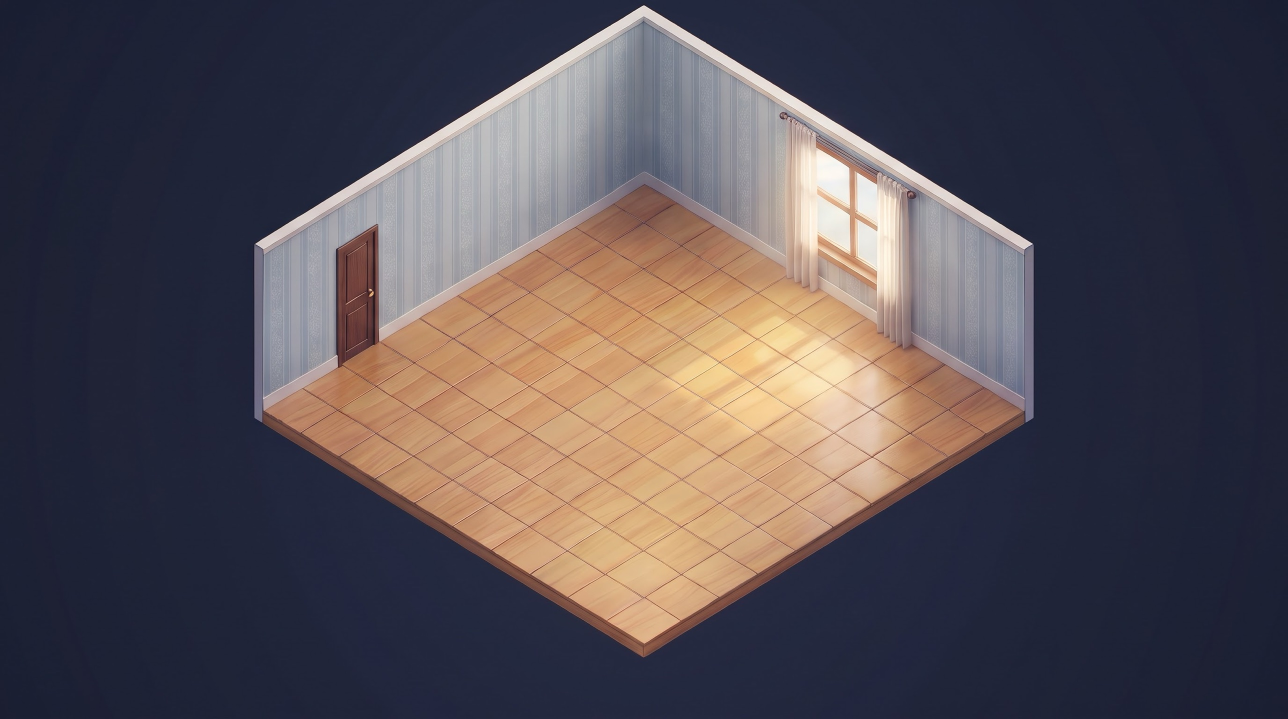
#> input picture ferramentas/arte-original/sala.jpg, 2576 x 1438 px, found by its file name (shown at 1/2 size)
$ python montar.py arte-original/sala.jpg arte-original/sala.jpg arte-original/sala.jpg
#> lines starting #> are read from the running program, lines starting #| are printed output that depends on the picture; after the words box and inside, x2 and y2 are one past the last pixel; in counts of white or black regions, pixels touching at a corner belong together
### ferramentas/recorte.py
# Remove o fundo magenta (mantendo a sombra como preto translúcido) e separa os objetos.
import sys, numpy as np, cv2
from PIL import Image

def remover_magenta(path):
    rgb = np.asarray(Image.open(path).convert('RGB')).astype(np.float32)
    r, g, b = rgb[..., 0], rgb[..., 1], rgb[..., 2]
    # "Magentice": quanto R e B superam G de forma parecida.
    m = np.minimum(r, b) - g
    eq = np.abs(r - b)
    fundo = (m > 150) & (eq < 60)
    sombra = (m > 40) & (eq < 70) & ~fundo & (g < 90)
    alpha = np.ones(r.shape, np.float32)
    alpha[fundo] = 0
    # Sombra sobre magenta: magenta escurecido vira preto translúcido.
    brilho = np.maximum(r, b) / 255.0
    alpha[sombra] = np.clip(1 - brilho[sombra], 0, 0.6)
    out = rgb.copy()
    out[sombra] = 0
    # Borda: tira o "vazamento" de magenta nos pixels de contorno.
    obj = (~fundo & ~sombra).astype(np.uint8)
    borda = obj - cv2.erode(obj, np.ones((5, 5), np.uint8))
    bb = borda.astype(bool)
    lim = np.minimum(out[..., 0], out[..., 2])
    excesso = np.clip(lim - out[..., 1] - 30, 0, None)
    for c in (0, 2):
        out[..., c][bb] -= excesso[bb] * 0.8
    alpha[bb] *= 0.92
    return np.dstack([np.clip(out, 0, 255), alpha * 255]).astype(np.uint8)

# [6 lines left out: function componentes, not called in this run]

# [6 lines that do not run on import are left out]

### ferramentas/montar.py
# Gera docs/arte/*: fundo da sala, sprites dos móveis e atlas do personagem, mais docs/arte.js com as medidas.
import json, sys, numpy as np, cv2
from PIL import Image
sys.path.insert(0, sys.argv[3])
from recorte import remover_magenta, componentes

ENTRADA, SAIDA = sys.argv[1], sys.argv[2]  # ex.: ferramentas/arte-original docs/arte
K = 0.75                 # escala da sala (imagem original -> mundo do jogo)
CORTE = (505, 0, 2075, 1310)
# Cantos do piso medidos na imagem original da sala.
CANTOS = {'B': (1290, 370), 'R': (2050, 822), 'F': (1290, 1287), 'L': (528, 822)}
TILE_DY = (822 - 370) / 10 * K  # altura de meio ladrilho no mundo (~33.9)
TILE_DX = (2050 - 1290) / 10 * K  # (~57)
DENS = 1.6               # pixels do sprite por pixel do mundo (nitidez em telas retina)

meta = {}

# ---------- Sala ----------
sala = Image.open(f'{ENTRADA}/sala.jpg').convert('RGB').crop(CORTE)
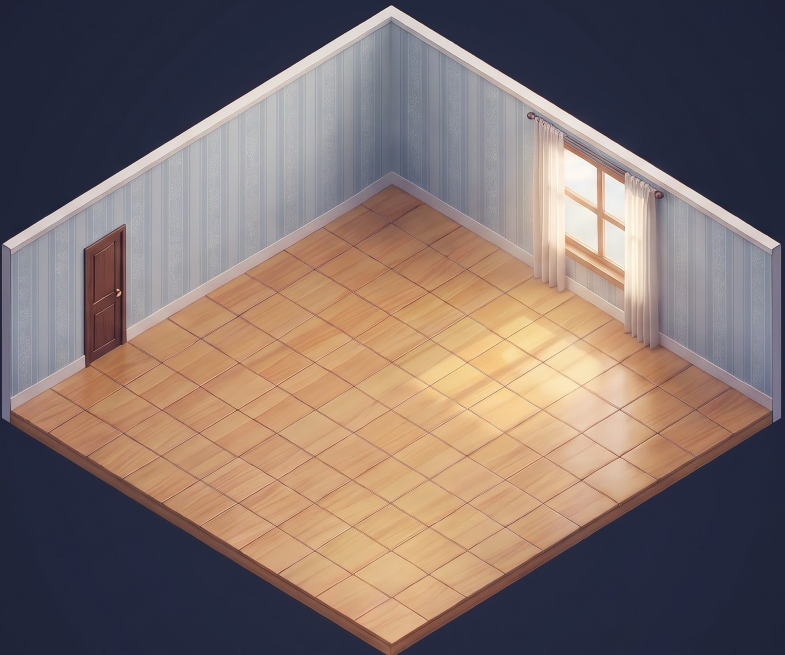
#> sala: PIL image 1570x1310 RGB (shown at 1/2 size); mean R, G, B 127.6, 111.4, 106.7
sala = sala.resize((round(sala.width * K), round(sala.height * K)), Image.LANCZOS)
#> sala: PIL image 1178x982 RGB
# Deixa o fundo em volta da sala numa cor lisa, para emendar com o fundo do jogo.
FUNDO = np.array([0x1f, 0x22, 0x37], np.float32)
arr = np.asarray(sala).astype(np.float32)
hsv = cv2.cvtColor(arr.astype(np.uint8), cv2.COLOR_RGB2HSV)
#> hsv: shape (982, 1178, 3); mean H, S, V 71.8, 87.1, 139
eh_fundo = (hsv[..., 2] < 75) & (arr[..., 2] > arr[..., 0])
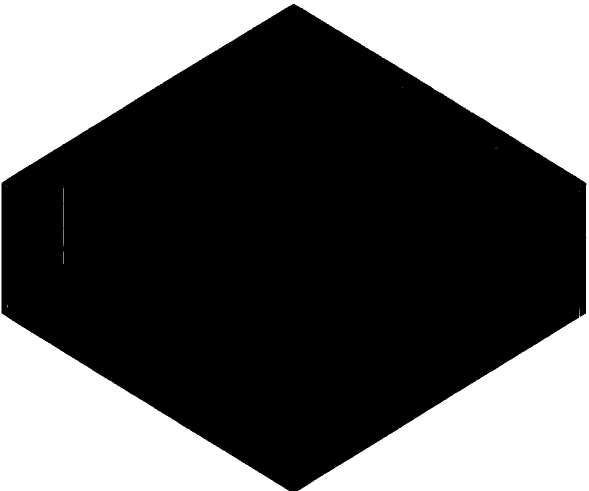
#> eh_fundo: shape (982, 1178) bool (shown at 1/2 size); 37.2% white; 17 white regions (12 under 20 px), largest, box (x1, y1, x2, y2) and area: (0, 0, 1178, 982) 429949, (126, 408, 127, 456) 48, (126, 457, 127, 489) 32, (126, 376, 127, 407) 31, (126, 503, 127, 528) 25
n, lab, st, _ = cv2.connectedComponentsWithStats(eh_fundo.astype(np.uint8))
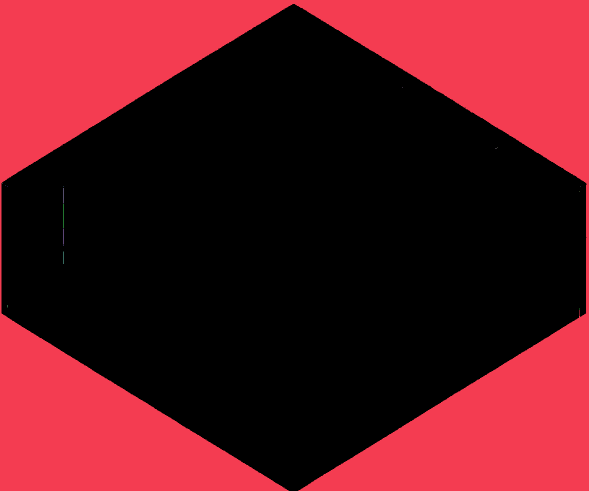
#> lab: shape (982, 1178) int32 (shown at 1/2 size); 18 distinct labels, from 0 to 17; one colour per label, 0 black
#> n = 18; st = 18 rows, first 6: [3, 8, 1170, 974, 726692], [0, 0, 1178, 982, 429949], [805, 174, 1, 1, 1], [995, 295, 1, 1, 1], [991, 297, 2, 1, 2], [5, 367, 1, 1, 1]
borda = np.zeros_like(eh_fundo)
for i in range(1, n):
    x, y, w, h, area = st[i]
    if x == 0 or y == 0 or x + w >= arr.shape[1] or y + h >= arr.shape[0]:
        borda |= lab == i
#> this loop made 17 passes
#> (x, y, w, h, area) on passes 1, 10, 12, 13, 15: (0, 0, 1178, 982, 429949), (126, 376, 1, 31, 31), (126, 408, 1, 48, 48), (126, 457, 1, 32, 32), (126, 503, 1, 25, 25)
peso = cv2.GaussianBlur(borda.astype(np.float32), (9, 9), 0)[..., None]
arr = arr * (1 - peso) + FUNDO * peso
sala = Image.fromarray(arr.astype(np.uint8))
sala.save(f'{SAIDA}/sala.jpg', quality=86)
meta['sala'] = {'w': sala.width, 'h': sala.height,
                'cantos': {k: [round((x - CORTE[0]) * K, 1), round((y - CORTE[1]) * K, 1)] for k, (x, y) in CANTOS.items()}}

# ---------- Móveis ----------
def recorta(nome, indice, espelhar=False):
    rgba = remover_magenta(f'{ENTRADA}/{nome}.jpg')
    x, y, w, h = componentes(rgba)[indice]
    m = 30
    crop = rgba[max(0, y - m):y + h + m, max(0, x - m):x + w + m]
    img = Image.fromarray(crop)
    if espelhar:
        img = img.transpose(Image.FLIP_LEFT_RIGHT)
    return img

# [4 lines left out: function apara, not called in this run]

# nome, arquivo, variação, espelhar, largura no mundo, pegada (ex, ey em ladrilhos)
MOVEIS = [
    ('sofa', 'sofa', 0, True, 182, (2.0, 0.85)),
    ('estante', 'estante', 0, False, 104, (0.95, 0.45)),
    ('mesa', 'mesa', 2, False, 108, (0.95, 0.95)),
    ('banco', 'banco', 0, False, 56, (0.5, 0.5)),
    ('planta', 'planta', 1, False, 104, (0.6, 0.6)),
    ('luminaria', 'luminaria', 0, False, 70, (0.38, 0.38)),
]
for nome, arq, idx, esp, largura, (ex, ey) in MOVEIS:
#> (the run stopped early here; a loop or call above may not have finished)
